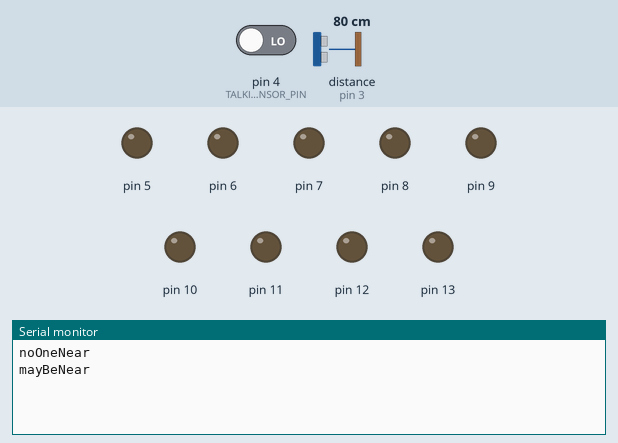
Simulated run of this sketch. Board: Arduino Uno, built with avr-gcc and run on an emulated ATmega328P. On the bench: output pins drawn as LEDs (lit = HIGH), the last lines printed to the serial monitor. The test bench sets the inputs (shaded band); at power-on: pin 4 (TALKING_SENSOR_PIN) LOW, distance to the obstacle (sensor on pin 3) 80 cm. The echo pulse lasts 58.3 µs per cm.

Above: at 3.9 s.
4.0 s: pin 4 (TALKING_SENSOR_PIN) driven HIGH
At 4.8 s:
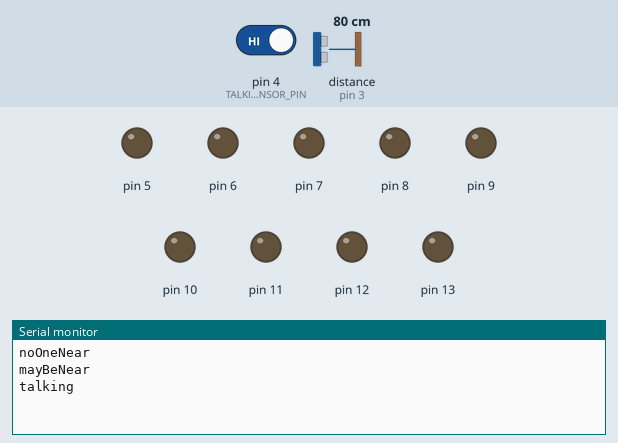
6.4 s: pin 4 (TALKING_SENSOR_PIN) driven LOW
At 10.2 s:
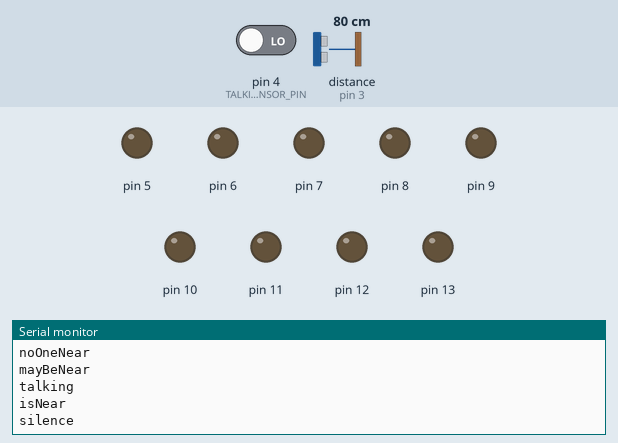

The sketch:

SightAndHearingLED.ino
```cpp
#include <TalkingSensor.h>
#include <elapsedMillis.h>
#include <NewPing.h>

const int YELLOW = 9;
const int GREEN = 10;
const int RED = 11;
const int MAX_DISTANCE = 125; // in centimeters
const int NEAR_ENOUGH_MILLIS = 1500; // One and a half seconds
const int TRIGGER = 2;
const int ECHO = 3;
const int PINGS = 15;
const int TALKING_SENSOR_PIN = 4;
const int TALK_THRESHOLD = 2750;

const int FIRST_LED = 5;
const int LAST_LED = 13;

elapsedMillis someoneNearTime;
NewPing sensor(TRIGGER, ECHO, MAX_DISTANCE);
TalkingSensor talkingSensor(TALKING_SENSOR_PIN, TALK_THRESHOLD);

typedef struct proximity {
  char * stateName;
  struct proximity (*callback) (int);
} Proximity;

Proximity noOneNearCallback(int distance);
Proximity mayBeNearCallback(int distance);
Proximity isNearCallback(int distance);

const Proximity noOneNear = {
  "noOneNear",
  noOneNearCallback
};

const Proximity mayBeNear = {
  "mayBeNear",
  mayBeNearCallback
};

const Proximity isNear = {
  "isNear",
  isNearCallback
};

Proximity proximity;
bool isSomeoneTalking;

void setup() {
  int i;
  Serial.begin(9600);

  for (i = FIRST_LED; i <= LAST_LED; i++) {
    pinMode(i, OUTPUT);
    digitalWrite(i, LOW);
  }

  proximity = noOneNear;
  Serial.println(proximity.stateName);

  isSomeoneTalking = false;
  delay(TALK_THRESHOLD);
}

void loop() {
  int distance = sensor.convert_cm(sensor.ping_median(PINGS));
  char * prevState = proximity.stateName;
  bool prevTalking = isSomeoneTalking;

  proximity = proximity.callback(distance);
  isSomeoneTalking = talkingSensor.isTalking();

  if (Serial.available()) {
    turnOffLeds();
    turnOnSerialLeds();
  }

  if (prevState != proximity.stateName)
    Serial.println(proximity.stateName);

  if (prevTalking != isSomeoneTalking && isSomeoneTalking)
    Serial.println("talking");
  else if (prevTalking != isSomeoneTalking && !isSomeoneTalking)
    Serial.println("silence");
}


Proximity noOneNearCallback(int distance) {
  if (distance) {
    someoneNearTime = 0;
    return mayBeNear;
  }
  else {
    return noOneNear;
  }
}

Proximity mayBeNearCallback(int distance) {
  if (distance && hasBeenNearEnough())
    return isNear;
  else if (distance)
    return mayBeNear;
  else
    return noOneNear;
}

Proximity isNearCallback(int distance) {
  if (distance)
    return isNear;
  else
    return noOneNear;
}

void turnOffLeds() {
  for (int i = FIRST_LED; i <= LAST_LED; i++)
    digitalWrite(i, LOW);
}

void turnOnSerialLeds() {
  while (Serial.available()) {
    byte led = Serial.read();
    digitalWrite(led, HIGH);
    delay(2);  // wait a bit for the rest of the bytes to become available
  }
}

boolean hasBeenNearEnough() {
  return someoneNearTime > NEAR_ENOUGH_MILLIS;
}
```

Measured:
- after the input at 4.0 s, the serial monitor: prints a new line after 0.15 s (image 1)
- after the input at 6.4 s, the serial monitor: prints a new line after 2.8 s (image 2)
